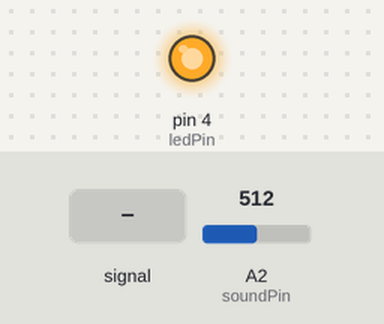
This sketch was run on a simulated Arduino Uno, built with avr-gcc and run on an emulated ATmega328P. Shown: output pins drawn as LEDs (lit = HIGH). Dashed ring = blinking. The inputs (shaded band) are chosen by the test bench; at power-on: A2 (soundPin) = 512. What the sketch prints to the serial monitor is not drawn.

Above: at 1.2 s.
1.3 s: A2 (soundPin) fed a 200 Hz sine of ±81 counts around its level
At 1.49 s:
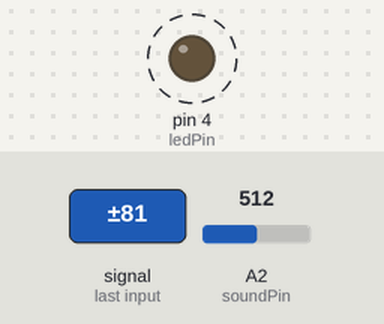
4.3 s: A2 (soundPin) fed a 50 Hz sine of ±306 counts around its level
At 5.05 s:
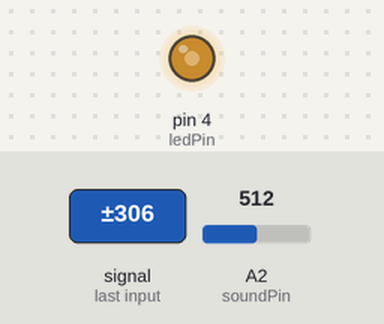
7.3 s: A2 (soundPin) set to 716
8.8 s: A2 (soundPin) set to 517
10.3 s: A2 (soundPin) set to 482
At 11.3 s:
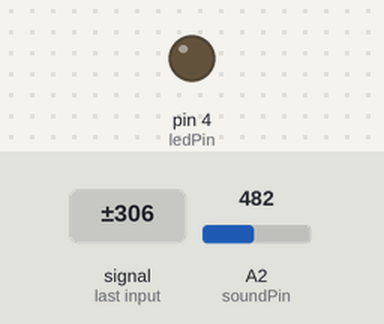
11.8 s: A2 (soundPin) set to 510
At 12.6 s:
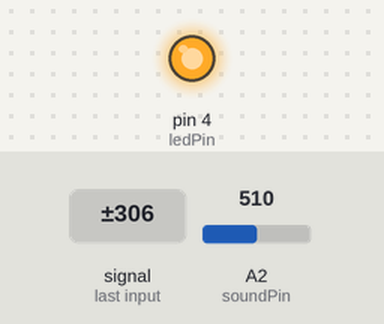
Timing chart, 0 to 14.3 s (numbered marks = the images above; inputs shaded):
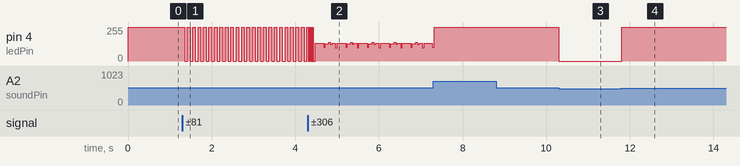

The sketch:

task7.ino
```cpp
const int ledPin = 4;
const int soundPin = A2;

int soundValue;

void setup() {
  Serial.begin(9600);
  pinMode(ledPin, OUTPUT);
}

void loop() {
  soundValue = analogRead(soundPin);

  if (soundValue > 500) {
    digitalWrite(ledPin, HIGH);
  }
  else {
    digitalWrite(ledPin, LOW);
  }

  Serial.println(soundValue);
}
```

Measured:
- the behaviour switches between 501 and 500 on A2 (soundPin) (found by bisection; images 2 and 3)
- after the input at 1.3 s, pin 4 (ledPin): alternates 255/255 for 0.07 s and 0/255 for 0.06 s, starting after 0.05 s
- after the input at 10.3 s, pin 4 (ledPin): 255/255 → 0/255 at once
- after the input at 11.8 s, pin 4 (ledPin): 0/255 → 255/255 at once
